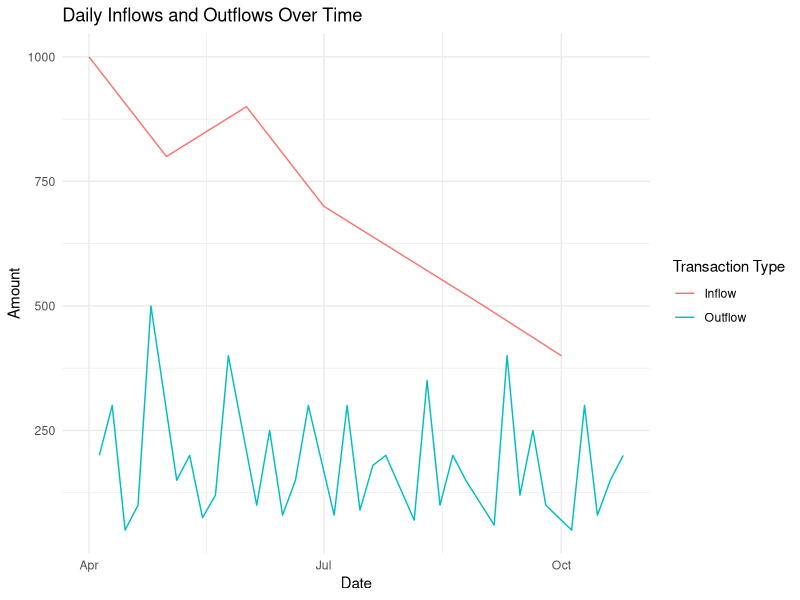
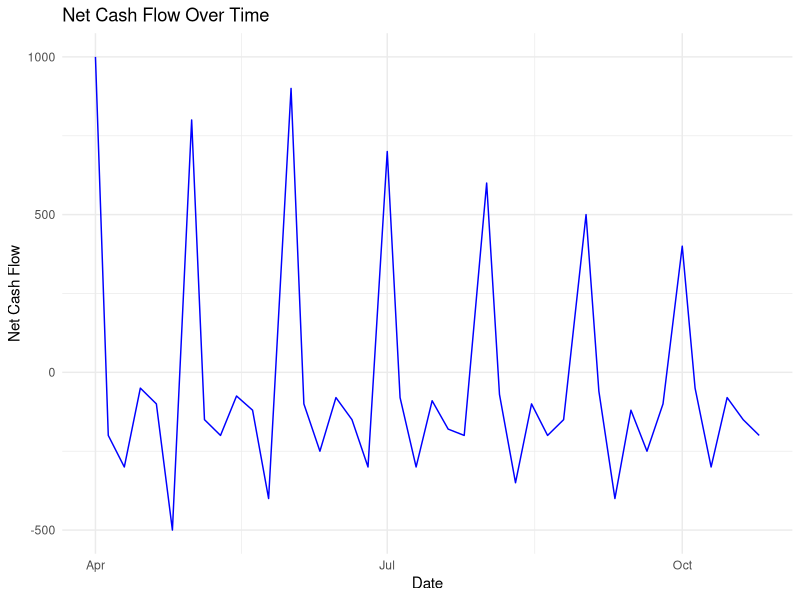

The R script that drew these images, in order:
## ---- chunk 1
# Load necessary libraries
library(tidyverse)
library(lubridate)
library(ggplot2)
library(knitr)

# Load the data
transactions <- read_csv("transactions.csv")

# Convert Transaction Date to Date type
transactions$`Transaction Date` <- dmy(transactions$`Transaction Date`)

# View the structure of the data
str(transactions)

# Display the first few rows of the data
head(transactions)
## ---- chunk 2
# Calculate summary statistics for inflows and outflows
summary(transactions$Inflows)
summary(transactions$Outflows)

# Summary statistics for Fees and E-Levy
summary(transactions$Fees)
summary(transactions$E.Levy)
## ---- chunk 3
# Summarize daily inflows and outflows
daily_summary <- transactions %>%
  group_by(`Transaction Date`, Type) %>%
  summarise(Total_Amount = sum(Inflows + Outflows))

# Plotting inflows and outflows over time
ggplot(data = daily_summary, aes(x = `Transaction Date`, y = Total_Amount, color = Type)) +
  geom_line() +
  labs(title = "Daily Inflows and Outflows Over Time",
       x = "Date",
       y = "Amount",
       color = "Transaction Type") +
  theme_minimal()
## ---- chunk 4
# Calculate net cash flow (Inflows - Outflows)
transactions <- transactions %>%
  mutate(Net_Cash_Flow = Inflows - Outflows)

# Summary of net cash flow
summary(transactions$Net_Cash_Flow)

# Plotting net cash flow over time
ggplot(transactions, aes(x = `Transaction Date`, y = Net_Cash_Flow)) +
  geom_line(color = "blue") +
  labs(title = "Net Cash Flow Over Time",
       x = "Date",
       y = "Net Cash Flow") +
  theme_minimal()
## ---- chunk 5
# Check for days with negative net cash flow (potential credit risk)
delinquent_days <- transactions %>%
  filter(Net_Cash_Flow < 0)

# Display delinquent days
kable(delinquent_days, caption = "Days with Negative Net Cash Flow")
## ---- chunk 6
# Load the dataset
transactions <- read_csv("transactions.csv")

# Calculate Net Cash Flow (Inflows - Outflows)
transactions <- transactions %>%
  mutate(Net_Cash_Flow = Inflows - Outflows)

# Calculate total net cash flow for the entire period
total_net_cashflow <- sum(transactions$Net_Cash_Flow)

# Determine lending decision based on net cash flow
if (total_net_cashflow > 0) {
  lending_decision <- "Lend"
} else {
  lending_decision <- "Do not lend"
}

# Output the results
cat("The total net cash flow calculated from the mobile money transactions is: ", total_net_cashflow, "\n")
cat("Given the total net cash flow of ", total_net_cashflow, ", the conclusion drawn from this analysis is: '", lending_decision, "'.\n\n")
